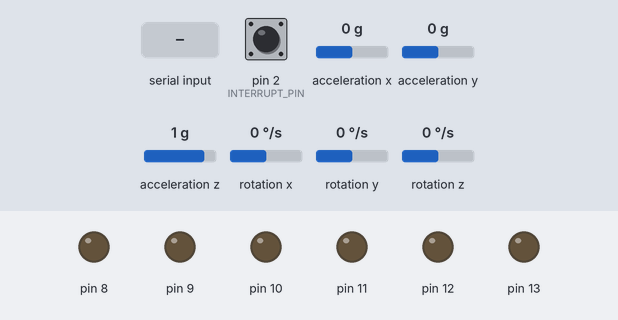
The sketch below on a simulated Arduino Uno, built with avr-gcc and run on an emulated ATmega328P. Parts: output pins drawn as LEDs (lit = HIGH). Inputs (shaded band) come from the test bench; at power-on: pin 2 (INTERRUPT_PIN) LOW, acceleration x 0 g, acceleration y 0 g, acceleration z 1 g, rotation x 0 °/s, rotation y 0 °/s, rotation z 0 °/s. The sensor or clock chip raises its interrupt line as the real part does; what the sketch prints to the serial monitor is not drawn.

Above: at 0.1 s.
At 1.7 s:
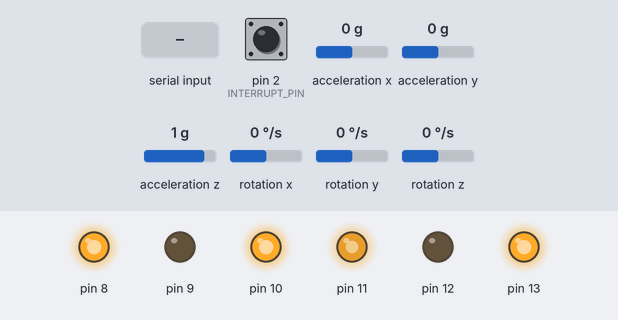
1.8 s: "q\n" received over Serial
At 2.2 s:
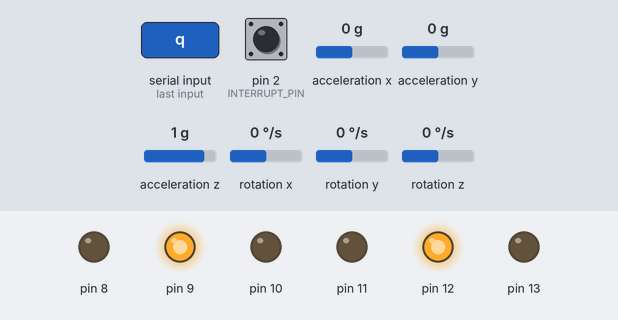
Timing chart, 0 to 4.8 s (numbered marks = the images above; inputs shaded):
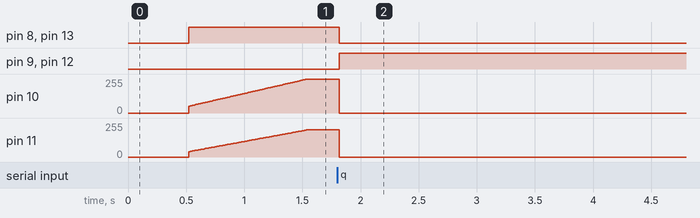

The sketch:

balbot.ino
```cpp
// I2Cdev and MPU6050 must be installed as libraries, or else the .cpp/.h files
// for both classes must be in the include path of your project
#include "I2Cdev.h"
#include "MPU6050_6Axis_MotionApps20.h"

// Arduino Wire library is required if I2Cdev I2CDEV_ARDUINO_WIRE implementation
// is used in I2Cdev.h
#if I2CDEV_IMPLEMENTATION == I2CDEV_ARDUINO_WIRE
#include "Wire.h"
#endif

MPU6050 mpu;

#define INTERRUPT_PIN 2  // use pin 2 on Arduino Uno & most boards
#define C_DEG 180. / PI   // C_DEG

// MPU DMP control/status vars
bool dmpReady = false;  // set true if DMP init was successful
uint8_t mpuIntStatus;   // holds actual interrupt status byte from MPU
uint8_t devStatus;      // return status after each device operation (0 = success, !0 = error)
uint16_t packetSize;    // expected DMP packet size (default is 42 bytes)
uint16_t fifoCount;     // count of all bytes currently in FIFO
uint8_t fifoBuffer[64]; // FIFO storage buffer
volatile bool mpuInterrupt = false;     // indicates whether MPU interrupt pin has gone high

// orientation/motion vars
Quaternion q;           // [w, x, y, z]         quaternion container
VectorFloat gravity;    // [x, y, z]            gravity vector
float ypr[3];           // [yaw, pitch, roll]   yaw/pitch/roll container and gravity vector
//float euler[3];         // [psi, theta, phi]    Euler angle container

// MPU raw outputs
//int16_t ax, ay, az;
//int16_t gx, gy, gz;

// complementary filter
//float pitch       =0;

// controls
float angle0;           // target angle
float angle;              // angle from vertical
float angleLast;          // previous angle from vertical

// PID
float Kp =100.;            // proportional
float Kd =80.;//10.;            // derivative
float Ki =4;//2.;            // integral 10 integral was bang-bang and spazzing
/* WAS: 80/80/4 */

// 60/0/4 -> 1 hour balance
// Find minimal Kp, then minimal Ki, then add a litle Kd...
// 30/0/2.5 wanders a bit w/75 min pid mapping. With 25 deadzone 75 top a bit herky jerky but longest on solid floor to date. try 25/50
// not sure I can balance on hardwood with my current sloppy motors

// HARDWOOD: 80/0/4 stopping point w/no dead zone, no mapping, smallwheels

int killAngle = 30;   // +/- 70 kill motor to not grind self into ground
bool pause = false;   // serial pause

int cmd = 0;

typedef struct MOTOR
{
  int pwm;
  int fwd;
  int rev;
  float gain;
  int cmd;
};


MOTOR left  = {10, 8, 9,1.,0};
MOTOR right = {11,13,12,.8,0};

//unsigned long timer;

// ================================================================
// ===               FLOAT SIGN FUNCTION                        ===
// ================================================================
float sign(float x)
{
  return (x > 0) ? 1 : ((x < 0) ? -1 : 0);
}

// ================================================================
// ===                      INITIAL SETUP                       ===
// ================================================================

void setup() {
  // Open serial
  Serial.begin(115200);
  while (!Serial); // wait for Leonardo enumeration, others continue immediately

  // Init motors
  pinMode(left.pwm, OUTPUT);
  pinMode(left.fwd, OUTPUT);
  pinMode(left.rev, OUTPUT);

  pinMode(right.pwm, OUTPUT);
  pinMode(right.fwd, OUTPUT);
  pinMode(right.rev, OUTPUT);

  // Configure MPU
  mpu_setup();

  // Configure balbot code
  angle0 = 0.5; // 1.4; //1.45;  // positive arduino side
//  timer = millis();
}


// ================================================================
// ===                    MAIN PROGRAM LOOP                     ===
// ================================================================

void loop() {
  // if programming failed, don't try to do anything
  if (!dmpReady) return;

  mpu_block();
  if (!mpu_overflow())
  {
//   long int dt = micros() - timer;
//    ComplementaryFilter(ax, ay, az, gy, gz, dt);
// angle = angle0 - pitch;
//    timer += dt;

    // balance bot code //
    angle = (ypr[2] * C_DEG);

    cmd = pidController(angle0, angle, angleLast, Kp, Kd, Ki);
    angleLast = angle;

    if (abs(angle) > killAngle || pause) {
      cmd = 0;
    }

//    if (abs(cmd) > 25) {
//      cmd = sign(cmd)*map(abs(cmd),0,255,50,255); // I think this helps, 50-60ish
//   }

    left.cmd  = cmd * left.gain;
    right.cmd = cmd * right.gain;

    motor(left, right);
  }

  display_serial();
  check_serial();
}
```

balbot_control.ino
```cpp
float integral = 0; // integral term in PID
// ================================================================
// ===               PID Controller                             ===
// ================================================================
int j = 0;
int pidController(float setPoint, float currentPoint, float lastPoint, float Kp, float Kd, float Ki) {
  j++;
  float p = (setPoint - currentPoint) * Kp;
  float d = (-currentPoint + lastPoint) * Kd;         // (set - curr) - (set - last)
  integral += ((setPoint - currentPoint) * Ki);
  integral = constrain(integral, -255., 255.);      // prevent windup

  if (j == 10)
  {
    Serial.print("P: "); Serial.print(p);Serial.print(" I: ");Serial.print(integral);Serial.print(" D: ");Serial.print(d);Serial.print(" angle: "); Serial.println(currentPoint);
    j = 0;
    Serial.print("shouldnt integral and/or derivative incoroporate dt?");
  }

  int PID = (p + integral + d);
  return constrain(PID, -255., 255.);
}

// ================================================================
// ===               COMPLEMENTARY FILTER PROTOTYPE             ===
// ================================================================

/*
// https://forum.arduino.cc/index.php?topic=215997.0
void ComplementaryFilter(int ax,int ay,int az,int gy,int gz, long int delta_t) {
 long squaresum  = (long)ay*ay+(long)ax*ax;
 float pitchAcc  = atan(az/sqrt(squaresum))*RAD_TO_DEG;       // dt is micros not millis
 pitch +=((-gx/32.8f)*(delta_t/1000.0f));                  // TODO ensure gx is correct
 pitch  =0.98*pitch + (1.0f-0.98)*pitchAcc;
}
*/
```

balbot_motor.ino
```cpp
// basic motor
void motor(MOTOR left, MOTOR right)
{
  if (left.cmd > 0 || right.cmd > 0)
  {
    digitalWrite(left.fwd, HIGH);
    digitalWrite(right.fwd, HIGH);

    digitalWrite(left.rev, LOW);
    digitalWrite(right.rev, LOW);
  } else {
    digitalWrite(left.fwd, LOW);
    digitalWrite(right.fwd, LOW);

    digitalWrite(left.rev, HIGH);
    digitalWrite(right.rev, HIGH);
  }
  analogWrite(left.pwm, abs(left.cmd));
  analogWrite(right.pwm, abs(right.cmd));
}
```

balbot_mpu_abstraction.ino
```cpp
// Abstract away the MPU stuff so we can focus on code that matters

// ================================================================
// ===               INTERRUPT DETECTION ROUTINE                ===
// ================================================================
void dmpDataReady() {
  mpuInterrupt = true;
}


// ================================================================
// ===                          SETUP MPU                       ===
// ================================================================
void mpu_setup()
{
      // join I2C bus (I2Cdev library doesn't do this automatically)
  #if I2CDEV_IMPLEMENTATION == I2CDEV_ARDUINO_WIRE
    Wire.begin();
    Wire.setClock(400000); // 400kHz I2C clock. Comment this line if having compilation difficulties
  #elif I2CDEV_IMPLEMENTATION == I2CDEV_BUILTIN_FASTWIRE
    Fastwire::setup(400, true);
  #endif

  // initialize device
  Serial.println(F("Initializing I2C devices..."));
  mpu.initialize();
  pinMode(INTERRUPT_PIN, INPUT);

  // verify connection
  Serial.println(F("Testing device connections..."));
  Serial.println(mpu.testConnection() ? F("MPU6050 connection successful") : F("MPU6050 connection failed"));

  // load and configure the DMP
  Serial.println(F("Initializing DMP..."));
  devStatus = mpu.dmpInitialize();


      // supply offsets. Script below works well:
      // http://www.i2cdevlib.com/forums/topic/96-arduino-sketch-to-automatically-calculate-mpu6050-offsets/
      mpu.setXGyroOffset(39);
      mpu.setYGyroOffset(3);
      mpu.setZGyroOffset(5);
      mpu.setXAccelOffset(-3905);
      mpu.setYAccelOffset(-1291);
      mpu.setZAccelOffset(1560);

  // make sure it worked (returns 0 if so)
  if (devStatus == 0) {
    // turn on the DMP, now that it's ready
    Serial.println(F("Enabling DMP..."));
    mpu.setDMPEnabled(true);

    // enable Arduino interrupt detection
    Serial.println(F("Enabling interrupt detection (Arduino external interrupt 0)..."));
    attachInterrupt(digitalPinToInterrupt(INTERRUPT_PIN), dmpDataReady, RISING);
    mpuIntStatus = mpu.getIntStatus();

    // set our DMP Ready flag so the main loop() function knows it's okay to use it
    Serial.println(F("DMP ready! Waiting for first interrupt..."));
    dmpReady = true;

    // get expected DMP packet size for later comparison
    packetSize = mpu.dmpGetFIFOPacketSize();
  } else {
    // ERROR!
    // 1 = initial memory load failed
    // 2 = DMP configuration updates failed
    // (if it's going to break, usually the code will be 1)
    Serial.print(F("DMP Initialization failed (code "));
    Serial.print(devStatus);
    Serial.println(F(")"));
  }
}

void mpu_block()
{
    // wait for MPU interrupt or extra packet(s) available
  while (!mpuInterrupt && fifoCount < packetSize) {}

  // reset interrupt flag and get INT_STATUS byte
  mpuInterrupt = false;
  mpuIntStatus = mpu.getIntStatus();

  // get current FIFO count
  fifoCount = mpu.getFIFOCount();

}

void mpu_data()
{
      // wait for correct available data length, should be a VERY short wait
    while (fifoCount < packetSize) fifoCount = mpu.getFIFOCount();

    // read a packet from FIFO
    mpu.getFIFOBytes(fifoBuffer, packetSize);

    //// NOTE: ADdded this mid-May after ~ 1 month of lego/fischer bots. The MPU was 'flipping out' after
    //// hard sign changes and spewing garbage; this seems to fix it. It does slow down the rate at which you get
    //// data but since the MPU is integrating at a much higher rate this isn't an issue. IF YOU USE YOUR OWN COMPLIMENTARY
    //// FILTER THIS WILL BE A SHOW STOPPER! Not sure if my MPU is beat up, or if its a bad solder joint, or what.
    //mpu.resetFIFO();
    //// NOTE: try resoldering connector, try new mpu6050
    //// A few weeks ago values started drifting, from startup to convergence took a few seconds I swear initially it
    //// snapped to a correct value. may just be 'old'
    //// RESOLVED: replacing Arudino fixed issue.

    // track FIFO count here in case there is > 1 packet available
    // (this lets us immediately read more without waiting for an interrupt)
    fifoCount -= packetSize;

    // get data
    mpu.dmpGetQuaternion(&q, fifoBuffer);
//    mpu.dmpGetEuler(euler, &q);
    mpu.dmpGetGravity(&gravity, &q);
    mpu.dmpGetYawPitchRoll(ypr, &q, &gravity);
//    mpu.getMotion6(&ax, &ay, &az, &gx, &gy, &gz);
}


bool mpu_overflow()
{
  // check for overflow (this should never happen unless our code is too inefficient)
  if ((mpuIntStatus & 0x10) || fifoCount == 1024) {
    // reset so we can continue cleanly
    mpu.resetFIFO();
    Serial.println(F("FIFO overflow!"));
    return true;

    // otherwise, check for DMP data ready interrupt (this should happen frequently)
  } else if (mpuIntStatus & 0x02) {
    mpu_data();
  } else {
    Serial.println(F("Undefined status in mpu_overflow()!"));
  }
  return false;
}
```

balbot_serial.ino
```cpp
// Serial read/write functions
int i = 0;       // constrain output

void display_serial()
{
  /*
  i++;
  if (i == 10)
  {
    Serial.print(millis() - oldMillis);
    Serial.print(" ");
    oldMillis = millis();

//    Serial.print(" CFP: ");Serial.print(pitch);
    Serial.print(" CMD: ");Serial.print(cmd);
    Serial.print(" Eul: ");Serial.print(euler[0]*C_DEG);Serial.print(", ");Serial.print(euler[1]*C_DEG);Serial.print(", ");Serial.print(euler[2]*C_DEG);Serial.print(", ");
    Serial.print(" PYR: ");Serial.print(ypr[0]*C_DEG);Serial.print(", ");Serial.print(ypr[1]*C_DEG);Serial.print(", ");Serial.print(ypr[2]*C_DEG);Serial.print(", ");
    Serial.print(" Angle: ");Serial.print(angle);
    Serial.print(" AngleLast: ");Serial.print(angle);
//    Serial.print(" CF: ");Serial.print(pitch);
    Serial.println("");

    i = 0;
  }
*/
}

void check_serial()
{
  if (Serial.available())
  {
    char n = Serial.read();
             switch (n)
    {
      case 'z':
        angle0 -= 0.1;
        break;
      case 'x':
        angle0 += 0.1;
        break;
      case 'e':
        Kp -= 1;
        break;
      case 'r':
        Kp += 1;
        break;
      case 'd':
        Kd -= 1;
        break;
      case 'f':
        Kd += 1;
        break;
      case 'c':
        Ki -= 0.1;
        break;
      case 'v':
        Ki += 0.1;
        break;
      case 'q':
        pause = !pause;
        Serial.print("Setpoint "); Serial.print(angle0);
        Serial.print("\tKp "); Serial.print(Kp);
        Serial.print("\tKd "); Serial.print(Kd);
        Serial.print("\tKi "); Serial.print(Ki);
        break;
    }
  }
}
```

Measured:
- after the input at 1.8 s, pin 8, pin 13: HIGH → LOW at once; pin 9, pin 12: LOW → HIGH at once; pin 10: 255/255 → 0/255 at once; pin 11: 204/255 → 0/255 at once
